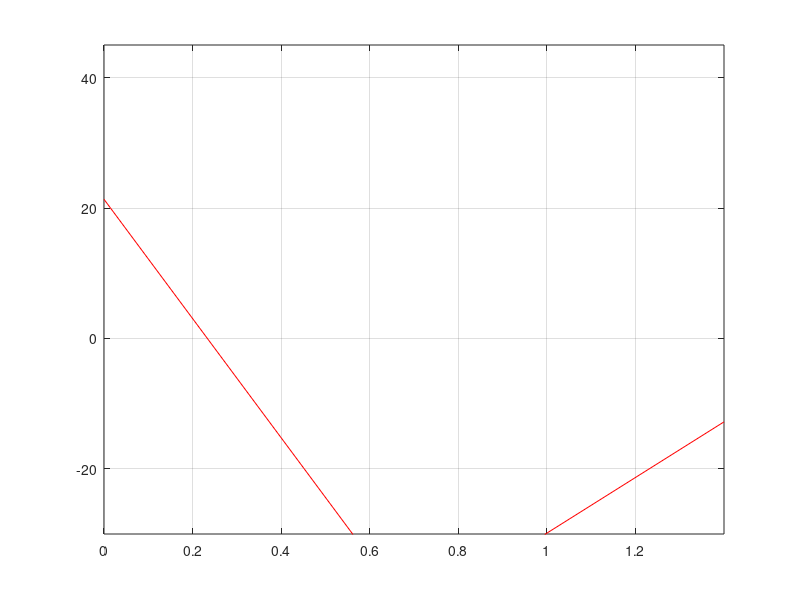

This figure's MATLAB source: (Note: this script raises an error after producing the figure.)
clc
clear 
close all

%define vars
P = 0; %value of corrective load
W = 42.67; %camera weight
R = 0.3; %radius of curvature of curved section
L = 0.35; %length of a quarter of the beam

%calc vars
R_Ay = 0.75*(P-((W*R)/L) - 2*W); %support reaction at A
R_B = W - P - R_Ay; %support reaction at B
M_A = (2/3)*R_Ay*L; %moment at A

%bending moment equation
%x = 0
M0 = -M_A;
%x = L
M1 = -M_A + R_Ay*L;
%x = 2L
M2 = -M_A + 2*R_Ay*L;
%x = 3L
M3 = -M_A + 3*R_Ay*L + R_B*L;
%x = 4L
M4 = -M_A + 4*R_Ay*L + 2*R_B*L + P*L;

%concatenate
x = [0 L 2*L 3*L 4*L];
M = [M0 M1 M2 M3 M4];

%plot
plot(x,M,'color','red')
xlim([0 4*L])
ylim([-30 45])
grid on
hline = refline(0,0);
hline.Color = 'b';
title('Graph to show bending moment of beam')
xlabel('Length along beam/m')
ylabel('Magnitude of bending moment/Nm')